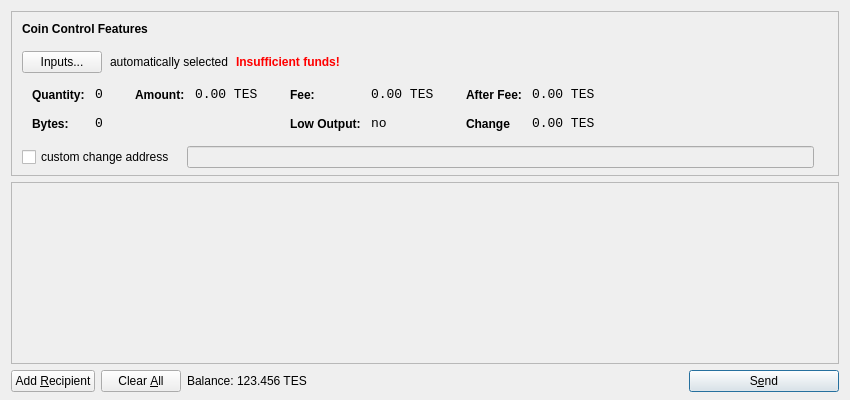
<?xml version="1.0" encoding="UTF-8"?>
<ui version="4.0">
 <class>SendCoinsDialog</class>
 <widget class="QDialog" name="SendCoinsDialog">
  <property name="geometry">
   <rect>
    <x>0</x>
    <y>0</y>
    <width>850</width>
    <height>400</height>
   </rect>
  </property>
  <property name="windowTitle">
   <string>Send Coins</string>
  </property>
  <layout class="QVBoxLayout" name="verticalLayout" stretch="0,1,0">
   <property name="bottomMargin">
    <number>8</number>
   </property>
   <item>
    <widget class="QFrame" name="frameCoinControl">
     <property name="sizePolicy">
      <sizepolicy hsizetype="Expanding" vsizetype="Expanding">
       <horstretch>0</horstretch>
       <verstretch>0</verstretch>
      </sizepolicy>
     </property>
     <property name="maximumSize">
      <size>
       <width>16777215</width>
       <height>16777215</height>
      </size>
     </property>
     <property name="frameShape">
      <enum>QFrame::StyledPanel</enum>
     </property>
     <property name="frameShadow">
      <enum>QFrame::Sunken</enum>
     </property>
     <layout class="QVBoxLayout" name="verticalLayoutCoinControl2">
      <property name="spacing">
       <number>-1</number>
      </property>
      <property name="leftMargin">
       <number>0</number>
      </property>
      <property name="topMargin">
       <number>0</number>
      </property>
      <property name="rightMargin">
       <number>0</number>
      </property>
      <property name="bottomMargin">
       <number>6</number>
      </property>
      <item>
       <layout class="QVBoxLayout" name="verticalLayoutCoinControl" stretch="0,0,0,0,1">
        <property name="spacing">
         <number>0</number>
        </property>
        <property name="leftMargin">
         <number>10</number>
        </property>
        <property name="topMargin">
         <number>10</number>
        </property>
        <item>
         <layout class="QHBoxLayout" name="horizontalLayoutCoinControl1">
          <property name="bottomMargin">
           <number>15</number>
          </property>
          <item>
           <widget class="QLabel" name="labelCoinControlFeatures">
            <property name="sizePolicy">
             <sizepolicy hsizetype="Preferred" vsizetype="Maximum">
              <horstretch>0</horstretch>
              <verstretch>0</verstretch>
             </sizepolicy>
            </property>
            <property name="font">
             <font>
              <weight>75</weight>
              <bold>true</bold>
             </font>
            </property>
            <property name="styleSheet">
             <string notr="true">font-weight:bold;</string>
            </property>
            <property name="text">
             <string>Coin Control Features</string>
            </property>
           </widget>
          </item>
         </layout>
        </item>
        <item>
         <layout class="QHBoxLayout" name="horizontalLayoutCoinControl2" stretch="0,0,0,0">
          <property name="spacing">
           <number>8</number>
          </property>
          <property name="bottomMargin">
           <number>10</number>
          </property>
          <item>
           <widget class="QPushButton" name="pushButtonCoinControl">
            <property name="styleSheet">
             <string notr="true"/>
            </property>
            <property name="text">
             <string>Inputs...</string>
            </property>
           </widget>
          </item>
          <item>
           <widget class="QLabel" name="labelCoinControlAutomaticallySelected">
            <property name="text">
             <string>automatically selected</string>
            </property>
            <property name="margin">
             <number>5</number>
            </property>
           </widget>
          </item>
          <item>
           <widget class="QLabel" name="labelCoinControlInsuffFunds">
            <property name="font">
             <font>
              <weight>75</weight>
              <bold>true</bold>
             </font>
            </property>
            <property name="styleSheet">
             <string notr="true">color:red;font-weight:bold;</string>
            </property>
            <property name="text">
             <string>Insufficient funds!</string>
            </property>
            <property name="margin">
             <number>5</number>
            </property>
           </widget>
          </item>
          <item>
           <spacer name="horizontalSpacerCoinControl">
            <property name="orientation">
             <enum>Qt::Horizontal</enum>
            </property>
            <property name="sizeHint" stdset="0">
             <size>
              <width>40</width>
              <height>1</height>
             </size>
            </property>
           </spacer>
          </item>
         </layout>
        </item>
        <item>
         <widget class="QWidget" name="widgetCoinControl" native="true">
          <property name="sizePolicy">
           <sizepolicy hsizetype="Preferred" vsizetype="Preferred">
            <horstretch>0</horstretch>
            <verstretch>0</verstretch>
           </sizepolicy>
          </property>
          <property name="minimumSize">
           <size>
            <width>0</width>
            <height>0</height>
           </size>
          </property>
          <property name="styleSheet">
           <string notr="true"/>
          </property>
          <layout class="QHBoxLayout" name="horizontalLayoutCoinControl5">
           <property name="margin">
            <number>0</number>
           </property>
           <item>
            <layout class="QHBoxLayout" name="horizontalLayoutCoinControl3" stretch="0,0,0,1">
             <property name="spacing">
              <number>20</number>
             </property>
             <property name="topMargin">
              <number>0</number>
             </property>
             <property name="bottomMargin">
              <number>10</number>
             </property>
             <item>
              <layout class="QFormLayout" name="formLayoutCoinControl1">
               <property name="horizontalSpacing">
                <number>10</number>
               </property>
               <property name="verticalSpacing">
                <number>14</number>
               </property>
               <property name="leftMargin">
                <number>10</number>
               </property>
               <property name="topMargin">
                <number>4</number>
               </property>
               <property name="rightMargin">
                <number>6</number>
               </property>
               <item row="0" column="0">
                <widget class="QLabel" name="labelCoinControlQuantityText">
                 <property name="styleSheet">
                  <string notr="true">font-weight:bold;</string>
                 </property>
                 <property name="text">
                  <string>Quantity:</string>
                 </property>
                 <property name="margin">
                  <number>0</number>
                 </property>
                </widget>
               </item>
               <item row="0" column="1">
                <widget class="QLabel" name="labelCoinControlQuantity">
                 <property name="font">
                  <font>
                   <family>Monospace</family>
                   <pointsize>10</pointsize>
                  </font>
                 </property>
                 <property name="cursor">
                  <cursorShape>IBeamCursor</cursorShape>
                 </property>
                 <property name="contextMenuPolicy">
                  <enum>Qt::ActionsContextMenu</enum>
                 </property>
                 <property name="text">
                  <string>0</string>
                 </property>
                 <property name="margin">
                  <number>0</number>
                 </property>
                 <property name="textInteractionFlags">
                  <set>Qt::LinksAccessibleByMouse|Qt::TextSelectableByKeyboard|Qt::TextSelectableByMouse</set>
                 </property>
                </widget>
               </item>
               <item row="1" column="0">
                <widget class="QLabel" name="labelCoinControlBytesText">
                 <property name="styleSheet">
                  <string notr="true">font-weight:bold;</string>
                 </property>
                 <property name="text">
                  <string>Bytes:</string>
                 </property>
                </widget>
               </item>
               <item row="1" column="1">
                <widget class="QLabel" name="labelCoinControlBytes">
                 <property name="font">
                  <font>
                   <family>Monospace</family>
                   <pointsize>10</pointsize>
                  </font>
                 </property>
                 <property name="cursor">
                  <cursorShape>IBeamCursor</cursorShape>
                 </property>
                 <property name="contextMenuPolicy">
                  <enum>Qt::ActionsContextMenu</enum>
                 </property>
                 <property name="text">
                  <string>0</string>
                 </property>
                 <property name="textInteractionFlags">
                  <set>Qt::LinksAccessibleByMouse|Qt::TextSelectableByKeyboard|Qt::TextSelectableByMouse</set>
                 </property>
                </widget>
               </item>
              </layout>
             </item>
             <item>
              <layout class="QFormLayout" name="formLayoutCoinControl2">
               <property name="horizontalSpacing">
                <number>10</number>
               </property>
               <property name="verticalSpacing">
                <number>14</number>
               </property>
               <property name="leftMargin">
                <number>6</number>
               </property>
               <property name="topMargin">
                <number>4</number>
               </property>
               <property name="rightMargin">
                <number>6</number>
               </property>
               <item row="0" column="0">
                <widget class="QLabel" name="labelCoinControlAmountText">
                 <property name="styleSheet">
                  <string notr="true">font-weight:bold;</string>
                 </property>
                 <property name="text">
                  <string>Amount:</string>
                 </property>
                 <property name="margin">
                  <number>0</number>
                 </property>
                </widget>
               </item>
               <item row="0" column="1">
                <widget class="QLabel" name="labelCoinControlAmount">
                 <property name="font">
                  <font>
                   <family>Monospace</family>
                   <pointsize>10</pointsize>
                  </font>
                 </property>
                 <property name="cursor">
                  <cursorShape>IBeamCursor</cursorShape>
                 </property>
                 <property name="contextMenuPolicy">
                  <enum>Qt::ActionsContextMenu</enum>
                 </property>
                 <property name="text">
                  <string notr="true">0.00 TES</string>
                 </property>
                 <property name="textInteractionFlags">
                  <set>Qt::LinksAccessibleByMouse|Qt::TextSelectableByKeyboard|Qt::TextSelectableByMouse</set>
                 </property>
                </widget>
               </item>
              </layout>
             </item>
             <item>
              <layout class="QFormLayout" name="formLayoutCoinControl3">
               <property name="horizontalSpacing">
                <number>10</number>
               </property>
               <property name="verticalSpacing">
                <number>14</number>
               </property>
               <property name="leftMargin">
                <number>6</number>
               </property>
               <property name="topMargin">
                <number>4</number>
               </property>
               <property name="rightMargin">
                <number>6</number>
               </property>
               <item row="0" column="0">
                <widget class="QLabel" name="labelCoinControlFeeText">
                 <property name="styleSheet">
                  <string notr="true">font-weight:bold;</string>
                 </property>
                 <property name="text">
                  <string>Fee:</string>
                 </property>
                 <property name="margin">
                  <number>0</number>
                 </property>
                </widget>
               </item>
               <item row="0" column="1">
                <widget class="QLabel" name="labelCoinControlFee">
                 <property name="font">
                  <font>
                   <family>Monospace</family>
                   <pointsize>10</pointsize>
                  </font>
                 </property>
                 <property name="cursor">
                  <cursorShape>IBeamCursor</cursorShape>
                 </property>
                 <property name="contextMenuPolicy">
                  <enum>Qt::ActionsContextMenu</enum>
                 </property>
                 <property name="text">
                  <string notr="true">0.00 TES</string>
                 </property>
                 <property name="textInteractionFlags">
                  <set>Qt::LinksAccessibleByMouse|Qt::TextSelectableByKeyboard|Qt::TextSelectableByMouse</set>
                 </property>
                </widget>
               </item>
               <item row="1" column="0">
                <widget class="QLabel" name="labelCoinControlLowOutputText">
                 <property name="styleSheet">
                  <string notr="true">font-weight:bold;</string>
                 </property>
                 <property name="text">
                  <string>Low Output:</string>
                 </property>
                </widget>
               </item>
               <item row="1" column="1">
                <widget class="QLabel" name="labelCoinControlLowOutput">
                 <property name="font">
                  <font>
                   <family>Monospace</family>
                   <pointsize>10</pointsize>
                  </font>
                 </property>
                 <property name="cursor">
                  <cursorShape>IBeamCursor</cursorShape>
                 </property>
                 <property name="contextMenuPolicy">
                  <enum>Qt::ActionsContextMenu</enum>
                 </property>
                 <property name="text">
                  <string>no</string>
                 </property>
                 <property name="textInteractionFlags">
                  <set>Qt::LinksAccessibleByMouse|Qt::TextSelectableByKeyboard|Qt::TextSelectableByMouse</set>
                 </property>
                </widget>
               </item>
              </layout>
             </item>
             <item>
              <layout class="QFormLayout" name="formLayoutCoinControl4">
               <property name="horizontalSpacing">
                <number>10</number>
               </property>
               <property name="verticalSpacing">
                <number>14</number>
               </property>
               <property name="leftMargin">
                <number>6</number>
               </property>
               <property name="topMargin">
                <number>4</number>
               </property>
               <property name="rightMargin">
                <number>6</number>
               </property>
               <item row="0" column="0">
                <widget class="QLabel" name="labelCoinControlAfterFeeText">
                 <property name="styleSheet">
                  <string notr="true">font-weight:bold;</string>
                 </property>
                 <property name="text">
                  <string>After Fee:</string>
                 </property>
                 <property name="margin">
                  <number>0</number>
                 </property>
                </widget>
               </item>
               <item row="0" column="1">
                <widget class="QLabel" name="labelCoinControlAfterFee">
                 <property name="font">
                  <font>
                   <family>Monospace</family>
                   <pointsize>10</pointsize>
                  </font>
                 </property>
                 <property name="cursor">
                  <cursorShape>IBeamCursor</cursorShape>
                 </property>
                 <property name="contextMenuPolicy">
                  <enum>Qt::ActionsContextMenu</enum>
                 </property>
                 <property name="text">
                  <string notr="true">0.00 TES</string>
                 </property>
                 <property name="textInteractionFlags">
                  <set>Qt::LinksAccessibleByMouse|Qt::TextSelectableByKeyboard|Qt::TextSelectableByMouse</set>
                 </property>
                </widget>
               </item>
               <item row="1" column="0">
                <widget class="QLabel" name="labelCoinControlChangeText">
                 <property name="styleSheet">
                  <string notr="true">font-weight:bold;</string>
                 </property>
                 <property name="text">
                  <string>Change</string>
                 </property>
                </widget>
               </item>
               <item row="1" column="1">
                <widget class="QLabel" name="labelCoinControlChange">
                 <property name="font">
                  <font>
                   <family>Monospace</family>
                   <pointsize>10</pointsize>
                  </font>
                 </property>
                 <property name="cursor">
                  <cursorShape>IBeamCursor</cursorShape>
                 </property>
                 <property name="contextMenuPolicy">
                  <enum>Qt::ActionsContextMenu</enum>
                 </property>
                 <property name="text">
                  <string notr="true">0.00 TES</string>
                 </property>
                 <property name="textInteractionFlags">
                  <set>Qt::LinksAccessibleByMouse|Qt::TextSelectableByKeyboard|Qt::TextSelectableByMouse</set>
                 </property>
                </widget>
               </item>
              </layout>
             </item>
            </layout>
           </item>
          </layout>
         </widget>
        </item>
        <item>
         <layout class="QHBoxLayout" name="horizontalLayoutCoinControl4" stretch="0,0,0">
          <property name="spacing">
           <number>12</number>
          </property>
          <property name="sizeConstraint">
           <enum>QLayout::SetDefaultConstraint</enum>
          </property>
          <property name="topMargin">
           <number>5</number>
          </property>
          <property name="rightMargin">
           <number>5</number>
          </property>
          <item>
           <widget class="QCheckBox" name="checkBoxCoinControlChange">
            <property name="text">
             <string>custom change address</string>
            </property>
           </widget>
          </item>
          <item>
           <widget class="QLineEdit" name="lineEditCoinControlChange">
            <property name="enabled">
             <bool>false</bool>
            </property>
            <property name="sizePolicy">
             <sizepolicy hsizetype="Expanding" vsizetype="Fixed">
              <horstretch>0</horstretch>
              <verstretch>0</verstretch>
             </sizepolicy>
            </property>
           </widget>
          </item>
          <item>
           <widget class="QLabel" name="labelCoinControlChangeLabel">
            <property name="sizePolicy">
             <sizepolicy hsizetype="Preferred" vsizetype="Expanding">
              <horstretch>0</horstretch>
              <verstretch>0</verstretch>
             </sizepolicy>
            </property>
            <property name="minimumSize">
             <size>
              <width>0</width>
              <height>0</height>
             </size>
            </property>
            <property name="text">
             <string/>
            </property>
            <property name="margin">
             <number>3</number>
            </property>
           </widget>
          </item>
         </layout>
        </item>
        <item>
         <spacer name="verticalSpacerCoinControl">
          <property name="orientation">
           <enum>Qt::Vertical</enum>
          </property>
          <property name="sizeHint" stdset="0">
           <size>
            <width>800</width>
            <height>1</height>
           </size>
          </property>
         </spacer>
        </item>
       </layout>
      </item>
     </layout>
    </widget>
   </item>
   <item>
    <widget class="QScrollArea" name="scrollArea">
     <property name="widgetResizable">
      <bool>true</bool>
     </property>
     <widget class="QWidget" name="scrollAreaWidgetContents">
      <property name="geometry">
       <rect>
        <x>0</x>
        <y>0</y>
        <width>830</width>
        <height>165</height>
       </rect>
      </property>
      <layout class="QVBoxLayout" name="verticalLayout_2">
       <property name="margin">
        <number>0</number>
       </property>
       <item>
        <layout class="QVBoxLayout" name="entries">
         <property name="spacing">
          <number>6</number>
         </property>
        </layout>
       </item>
       <item>
        <spacer name="verticalSpacer">
         <property name="orientation">
          <enum>Qt::Vertical</enum>
         </property>
         <property name="sizeHint" stdset="0">
          <size>
           <width>20</width>
           <height>40</height>
          </size>
         </property>
        </spacer>
       </item>
      </layout>
     </widget>
    </widget>
   </item>
   <item>
    <layout class="QHBoxLayout" name="horizontalLayout">
     <item>
      <widget class="QPushButton" name="addButton">
       <property name="toolTip">
        <string>Send to multiple recipients at once</string>
       </property>
       <property name="text">
        <string>Add &amp;Recipient</string>
       </property>
       <property name="autoDefault">
        <bool>false</bool>
       </property>
      </widget>
     </item>
     <item>
      <widget class="QPushButton" name="clearButton">
       <property name="sizePolicy">
        <sizepolicy hsizetype="Minimum" vsizetype="Fixed">
         <horstretch>0</horstretch>
         <verstretch>0</verstretch>
        </sizepolicy>
       </property>
       <property name="toolTip">
        <string>Remove all transaction fields</string>
       </property>
       <property name="text">
        <string>Clear &amp;All</string>
       </property>
       <property name="autoRepeatDelay">
        <number>300</number>
       </property>
       <property name="autoDefault">
        <bool>false</bool>
       </property>
      </widget>
     </item>
     <item>
      <layout class="QHBoxLayout" name="horizontalLayout_2">
       <property name="spacing">
        <number>3</number>
       </property>
       <item>
        <widget class="QLabel" name="label">
         <property name="sizePolicy">
          <sizepolicy hsizetype="Preferred" vsizetype="Fixed">
           <horstretch>0</horstretch>
           <verstretch>0</verstretch>
          </sizepolicy>
         </property>
         <property name="text">
          <string>Balance:</string>
         </property>
        </widget>
       </item>
       <item>
        <widget class="QLabel" name="labelBalance">
         <property name="sizePolicy">
          <sizepolicy hsizetype="Preferred" vsizetype="Fixed">
           <horstretch>0</horstretch>
           <verstretch>0</verstretch>
          </sizepolicy>
         </property>
         <property name="cursor">
          <cursorShape>IBeamCursor</cursorShape>
         </property>
         <property name="text">
          <string notr="true">123.456 TES</string>
         </property>
         <property name="textInteractionFlags">
          <set>Qt::LinksAccessibleByMouse|Qt::TextSelectableByKeyboard|Qt::TextSelectableByMouse</set>
         </property>
        </widget>
       </item>
      </layout>
     </item>
     <item>
      <spacer name="horizontalSpacer">
       <property name="orientation">
        <enum>Qt::Horizontal</enum>
       </property>
       <property name="sizeHint" stdset="0">
        <size>
         <width>40</width>
         <height>20</height>
        </size>
       </property>
      </spacer>
     </item>
     <item>
      <widget class="QPushButton" name="sendButton">
       <property name="minimumSize">
        <size>
         <width>150</width>
         <height>0</height>
        </size>
       </property>
       <property name="toolTip">
        <string>Confirm the send action</string>
       </property>
       <property name="text">
        <string>S&amp;end</string>
       </property>
       <property name="icon">
        <iconset resource="../bitcoin.qrc">
         <normaloff>:/icons/send</normaloff>:/icons/send</iconset>
       </property>
       <property name="default">
        <bool>true</bool>
       </property>
      </widget>
     </item>
    </layout>
   </item>
  </layout>
 </widget>
 <resources>
  <include location="../bitcoin.qrc"/>
 </resources>
 <connections/>
</ui>
